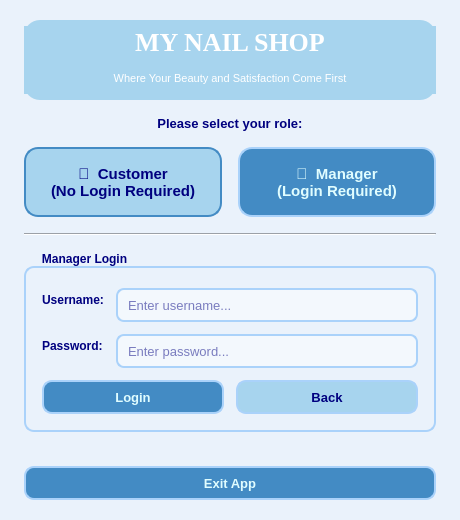
<?xml version="1.0" encoding="UTF-8"?>
<ui version="4.0">
 <class>LoginWindow</class>
 <widget class="QMainWindow" name="LoginWindow">
  <property name="geometry">
   <rect><x>0</x><y>0</y><width>460</width><height>520</height></rect>
  </property>
  <property name="minimumSize">
   <size><width>460</width><height>520</height></size>
  </property>
  <property name="windowTitle">
   <string>My Nail Shop</string>
  </property>

  <widget class="QWidget" name="centralwidget">
   <property name="styleSheet">
    <string notr="true">background-color: rgb(234, 242, 251);</string>
   </property>
   <layout class="QVBoxLayout" name="rootLayout">
    <property name="leftMargin"><number>24</number></property>
    <property name="topMargin"><number>20</number></property>
    <property name="rightMargin"><number>24</number></property>
    <property name="bottomMargin"><number>20</number></property>
    <property name="spacing"><number>16</number></property>

    <!-- HEADER -->
    <item>
     <widget class="QWidget" name="headerWidget">
      <property name="minimumSize"><size><width>0</width><height>80</height></size></property>
      <property name="maximumSize"><size><width>16777215</width><height>80</height></size></property>
      <property name="styleSheet">
       <string notr="true">background-color: rgb(167, 212, 238); border-radius: 16px; color: white;</string>
      </property>
      <layout class="QVBoxLayout" name="headerLayout">
       <property name="leftMargin"><number>0</number></property>
       <property name="topMargin"><number>6</number></property>
       <property name="rightMargin"><number>0</number></property>
       <property name="bottomMargin"><number>6</number></property>
       <item>
        <widget class="QLabel" name="lblTitle">
         <property name="text"><string>MY NAIL SHOP</string></property>
         <property name="alignment"><set>Qt::AlignCenter</set></property>
         <property name="styleSheet">
          <string notr="true">font-size: 26px; font-weight: bold; font-family: Georgia, serif; color: white;</string>
         </property>
        </widget>
       </item>
       <item>
        <widget class="QLabel" name="lblSubtitle">
         <property name="text"><string>Where Your Beauty and Satisfaction Come First</string></property>
         <property name="alignment"><set>Qt::AlignCenter</set></property>
         <property name="styleSheet">
          <string notr="true">font-size: 11px; color: white;</string>
         </property>
        </widget>
       </item>
      </layout>
     </widget>
    </item>

    <!-- Role label -->
    <item>
     <widget class="QLabel" name="lblRole">
      <property name="text"><string>Please select your role:</string></property>
      <property name="alignment"><set>Qt::AlignCenter</set></property>
      <property name="styleSheet">
       <string notr="true">font-size: 13px; color: rgb(0,0,127); font-weight: bold;</string>
      </property>
     </widget>
    </item>

    <!-- Role buttons row -->
    <item>
     <layout class="QHBoxLayout" name="btnRoleRow">
      <property name="spacing"><number>16</number></property>
      <item>
       <widget class="QPushButton" name="btnCustomer">
        <property name="text"><string>👤  Customer
(No Login Required)</string></property>
        <property name="minimumSize"><size><width>0</width><height>70</height></size></property>
        <property name="maximumSize"><size><width>16777215</width><height>70</height></size></property>
        <property name="styleSheet"><string notr="true">QPushButton{background-color:rgb(167,212,238);color:rgb(0,0,127);border:2px solid rgb(67,139,196);border-radius:14px;font-size:15px;font-weight:bold;padding:10px;}QPushButton:hover{background-color:#A6C8FF;}QPushButton:pressed{background-color:#7FAFFF;}</string></property>
       </widget>
      </item>
      <item>
       <widget class="QPushButton" name="btnManagerLogin">
        <property name="text"><string>🔐  Manager
(Login Required)</string></property>
        <property name="minimumSize"><size><width>0</width><height>70</height></size></property>
        <property name="maximumSize"><size><width>16777215</width><height>70</height></size></property>
        <property name="styleSheet"><string notr="true">QPushButton{background-color:rgb(67,139,196);color:rgb(224,253,255);border:2px solid rgb(170,210,250);border-radius:14px;font-size:15px;font-weight:bold;padding:10px;}QPushButton:hover{background-color:#4E86B5;}QPushButton:pressed{background-color:#3a6f99;}</string></property>
       </widget>
      </item>
     </layout>
    </item>

    <!-- Divider -->
    <item>
     <widget class="QFrame" name="divider">
      <property name="frameShape"><enum>QFrame::HLine</enum></property>
      <property name="frameShadow"><enum>QFrame::Sunken</enum></property>
      <property name="styleSheet"><string notr="true">color: rgb(170, 210, 250);</string></property>
     </widget>
    </item>

    <!-- Manager login GroupBox (hidden by default) -->
    <item>
     <widget class="QGroupBox" name="groupLogin">
      <property name="title"><string>Manager Login</string></property>
      <property name="visible"><bool>false</bool></property>
      <property name="styleSheet"><string notr="true">QGroupBox{border:2px solid rgb(170,210,250);border-radius:10px;margin-top:14px;font-weight:bold;color:rgb(0,0,127);}QGroupBox::title{subcontrol-origin:margin;left:12px;padding:0 4px;}</string></property>
      <layout class="QFormLayout" name="loginFormLayout">
       <property name="leftMargin"><number>16</number></property>
       <property name="topMargin"><number>20</number></property>
       <property name="rightMargin"><number>16</number></property>
       <property name="bottomMargin"><number>16</number></property>
       <property name="spacing"><number>12</number></property>

       <!-- Username row -->
       <item row="0" column="0">
        <widget class="QLabel" name="lblUsername">
         <property name="text"><string>Username:</string></property>
         <property name="styleSheet"><string notr="true">color: rgb(0,0,127); font-weight: bold;</string></property>
        </widget>
       </item>
       <item row="0" column="1">
        <widget class="QLineEdit" name="lineEditUsername">
         <property name="minimumSize"><size><width>0</width><height>34</height></size></property>
         <property name="maximumSize"><size><width>16777215</width><height>34</height></size></property>
         <property name="placeholderText"><string>Enter username...</string></property>
         <property name="styleSheet"><string notr="true">QLineEdit{border:2px solid rgb(170,210,250);border-radius:8px;padding:4px 8px;background-color:rgb(243,248,253);color:rgb(0,0,127);font-size:13px;}QLineEdit:focus{border:2px solid rgb(67,139,196);}</string></property>
        </widget>
       </item>

       <!-- Password row -->
       <item row="1" column="0">
        <widget class="QLabel" name="lblPassword">
         <property name="text"><string>Password:</string></property>
         <property name="styleSheet"><string notr="true">color: rgb(0,0,127); font-weight: bold;</string></property>
        </widget>
       </item>
       <item row="1" column="1">
        <widget class="QLineEdit" name="lineEditPassword">
         <property name="minimumSize"><size><width>0</width><height>34</height></size></property>
         <property name="maximumSize"><size><width>16777215</width><height>34</height></size></property>
         <property name="placeholderText"><string>Enter password...</string></property>
         <property name="echoMode"><enum>QLineEdit::Password</enum></property>
         <property name="styleSheet"><string notr="true">QLineEdit{border:2px solid rgb(170,210,250);border-radius:8px;padding:4px 8px;background-color:rgb(243,248,253);color:rgb(0,0,127);font-size:13px;}QLineEdit:focus{border:2px solid rgb(67,139,196);}</string></property>
        </widget>
       </item>

       <!-- Login + Back buttons row -->
       <item row="2" column="0" colspan="2">
        <layout class="QHBoxLayout" name="btnLoginRow">
         <item>
          <widget class="QPushButton" name="btnLogin">
           <property name="text"><string>Login</string></property>
           <property name="minimumSize"><size><width>0</width><height>34</height></size></property>
           <property name="maximumSize"><size><width>16777215</width><height>34</height></size></property>
           <property name="styleSheet"><string notr="true">QPushButton{background-color:rgb(67,139,196);color:rgb(224,253,255);border:2px solid rgb(170,210,250);border-radius:10px;font-size:13px;font-weight:bold;padding:6px 14px;}QPushButton:hover{background-color:#4E86B5;}QPushButton:pressed{background-color:#3a6f99;}</string></property>
          </widget>
         </item>
         <item>
          <widget class="QPushButton" name="btnBack">
           <property name="text"><string>Back</string></property>
           <property name="minimumSize"><size><width>0</width><height>34</height></size></property>
           <property name="maximumSize"><size><width>16777215</width><height>34</height></size></property>
           <property name="styleSheet"><string notr="true">QPushButton{background-color:rgb(167,212,238);color:rgb(0,0,127);border:2px solid rgb(170,210,250);border-radius:10px;font-size:13px;font-weight:bold;padding:6px 14px;}QPushButton:hover{background-color:#4E86B5;}QPushButton:pressed{background-color:#3a6f99;}</string></property>
          </widget>
         </item>
        </layout>
       </item>

      </layout>
     </widget>
    </item>

    <!-- Stretch -->
    <item>
     <spacer name="verticalSpacer">
      <property name="orientation"><enum>Qt::Vertical</enum></property>
      <property name="sizeHint" stdset="0"><size><width>20</width><height>40</height></size></property>
     </spacer>
    </item>

    <!-- Exit button -->
    <item>
     <widget class="QPushButton" name="btnExit">
      <property name="text"><string>Exit App</string></property>
      <property name="minimumSize"><size><width>0</width><height>34</height></size></property>
      <property name="maximumSize"><size><width>16777215</width><height>34</height></size></property>
      <property name="styleSheet"><string notr="true">QPushButton{background-color:rgb(67,139,196);color:rgb(224,253,255);border:2px solid rgb(170,210,250);border-radius:10px;font-size:13px;font-weight:bold;padding:6px 14px;}QPushButton:hover{background-color:#4E86B5;}QPushButton:pressed{background-color:#3a6f99;}</string></property>
     </widget>
    </item>

   </layout>
  </widget>
 </widget>
 <resources/>
 <connections/>
</ui>
